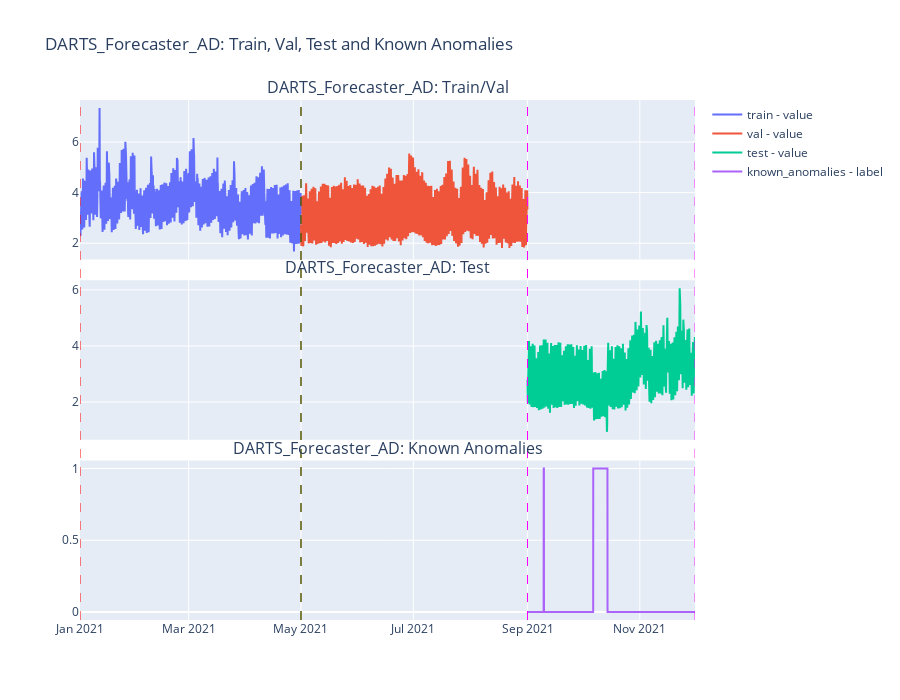

Notebook code for this chart:
### Code cell
detectors[0].plot_data(all_data=False)

### Figure 1 — Plotly figure (JSON) as saved in the notebook; plotly's stock layout.template omitted (floating-point values rounded to 4 significant figures; data arrays with more than 128 entries replaced by an {"elided": "..."} marker saying what was removed)
{"data": [{"mode": "lines", "name": "train - value", "type": "scatter", "x": {"elided": "2880 str values"}, "xaxis": "x", "y": {"elided": "2880 float values"}, "yaxis": "y"}, {"mode": "lines", "name": "val - value", "type": "scatter", "x": {"elided": "2952 str values"}, "xaxis": "x", "y": {"elided": "2952 float values"}, "yaxis": "y"}, {"mode": "lines", "name": "test - value", "type": "scatter", "x": {"elided": "2184 str values"}, "xaxis": "x2", "y": {"elided": "2184 float values"}, "yaxis": "y2"}, {"mode": "lines", "name": "known_anomalies - label", "type": "scatter", "x": {"elided": "2184 str values"}, "xaxis": "x3", "y": {"elided": "2184 int values"}, "yaxis": "y3"}], "layout": {"annotations": [{"font": {"size": 16}, "showarrow": false, "text": "DARTS_Forecaster_AD: Train/Val", "x": 0.5, "xanchor": "center", "xref": "paper", "y": 1, "yanchor": "bottom", "yref": "paper"}, {"font": {"size": 16}, "showarrow": false, "text": "DARTS_Forecaster_AD: Test", "x": 0.5, "xanchor": "center", "xref": "paper", "y": 0.6533, "yanchor": "bottom", "yref": "paper"}, {"font": {"size": 16}, "showarrow": false, "text": "DARTS_Forecaster_AD: Known Anomalies", "x": 0.5, "xanchor": "center", "xref": "paper", "y": 0.3067, "yanchor": "bottom", "yref": "paper"}], "height": 700, "shapes": [{"line": {"color": "red", "dash": "dash", "width": 1}, "type": "line", "x0": "2021-01-01T00:00:00", "x1": "2021-01-01T00:00:00", "y0": 0, "y1": 1, "yref": "paper"}, {"line": {"color": "red", "dash": "dash", "width": 1}, "type": "line", "x0": "2021-04-30T23:59:59", "x1": "2021-04-30T23:59:59", "y0": 0, "y1": 1, "yref": "paper"}, {"line": {"color": "green", "dash": "dash", "width": 1}, "type": "line", "x0": "2021-05-01T00:00:00", "x1": "2021-05-01T00:00:00", "y0": 0, "y1": 1, "yref": "paper"}, {"line": {"color": "green", "dash": "dash", "width": 1}, "type": "line", "x0": "2021-08-31T23:59:59", "x1": "2021-08-31T23:59:59", "y0": 0, "y1": 1, "yref": "paper"}, {"line": {"color": "magenta", "dash": "dash", "width": 1}, "type": "line", "x0": "2021-09-01T00:00:00", "x1": "2021-09-01T00:00:00", "y0": 0, "y1": 1, "yref": "paper"}, {"line": {"color": "magenta", "dash": "dash", "width": 1}, "type": "line", "x0": "2021-11-30T23:59:59", "x1": "2021-11-30T23:59:59", "y0": 0, "y1": 1, "yref": "paper"}], "showlegend": true, "title": {"text": "DARTS_Forecaster_AD: Train, Val, Test and Known Anomalies"}, "xaxis": {"anchor": "y", "domain": [0, 1], "matches": "x3", "range": ["2021-01-01T00:00:00", "2021-11-30T23:00:00"], "showticklabels": false}, "xaxis2": {"anchor": "y2", "domain": [0, 1], "matches": "x3", "range": ["2021-01-01T00:00:00", "2021-11-30T23:00:00"], "showticklabels": false}, "xaxis3": {"anchor": "y3", "domain": [0, 1], "range": ["2021-01-01T00:00:00", "2021-11-30T23:00:00"]}, "yaxis": {"anchor": "x", "domain": [0.6933, 1]}, "yaxis2": {"anchor": "x2", "domain": [0.3467, 0.6533]}, "yaxis3": {"anchor": "x3", "domain": [0, 0.3067]}}}
